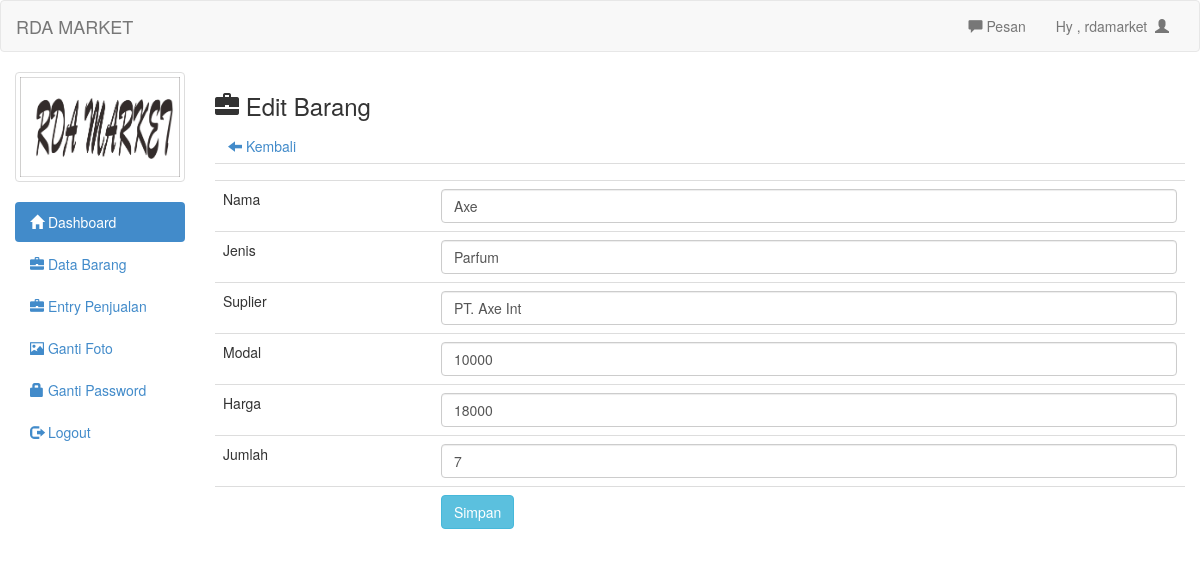
The app's page /admin/edit.php?id=64 (signed in) with its own data.
### tables this page shows
CREATE TABLE IF NOT EXISTS `barang` (
`id_barang` int(11) NOT NULL,
  `nama` text NOT NULL,
  `jenis` text NOT NULL,
  `suplier` text NOT NULL,
  `modal` int(11) NOT NULL,
  `harga` int(11) NOT NULL,
  `jumlah` int(11) NOT NULL,
  `sisa` int(11) NOT NULL
);

### admin/edit.php (the view)
<?php
include 'header.php';
?>
<h3><span class="glyphicon glyphicon-briefcase"></span>  Edit Barang</h3>
<a class="btn" href="barang.php"><span class="glyphicon glyphicon-arrow-left"></span>  Kembali</a>
<?php
$id_brg=mysql_real_escape_string($_GET['id']);
$det=mysql_query("select * from barang where id_barang='$id_brg'")or die(mysql_error());
while($d=mysql_fetch_array($det)){
?>
	<form action="update.php" method="post">
		<table class="table">
			<tr>
				<td></td>
				<td><input type="hidden" name="id_barang" value="<?php echo $d['id_barang'] ?>"></td>
			</tr>
			<tr>
				<td>Nama</td>
				<td><input type="text" class="form-control" name="nama" value="<?php echo $d['nama'] ?>"></td>
			</tr>
			<tr>
				<td>Jenis</td>
				<td><input type="text" class="form-control" name="jenis" value="<?php echo $d['jenis'] ?>"></td>
			</tr>
			<tr>
				<td>Suplier</td>
				<td><input type="text" class="form-control" name="suplier" value="<?php echo $d['suplier'] ?>"></td>
			</tr>
			<tr>
				<td>Modal</td>
				<td><input type="text" class="form-control" name="modal" value="<?php echo $d['modal'] ?>"></td>
			</tr>
			<tr>
				<td>Harga</td>
				<td><input type="text" class="form-control" name="harga" value="<?php echo $d['harga'] ?>"></td>
			</tr>
			<tr>
				<td>Jumlah</td>
				<td><input type="text" class="form-control" name="jumlah" value="<?php echo $d['jumlah'] ?>"></td>
			</tr>
			<tr>
				<td></td>
				<td><input type="submit" class="btn btn-info" value="Simpan"></td>
			</tr>
		</table>
	</form>
	<?php
}
?>
<?php include 'footer.php'; ?>

### admin/header.php (shortened to what this page needs)
<!DOCTYPE html>
<html>
<head>
	<link rel="stylesheet" type="text/css" href="../assets/css/bootstrap.css">
	<link rel="stylesheet" type="text/css" href="../assets/js/jquery-ui/jquery-ui.css">
</head>
<body>
	<div class="navbar navbar-default">
		<div class="container-fluid">
			<div class="navbar-header">
				<a href="http://www.rdamarket.com" class="navbar-brand">RDA MARKET</a>
			</div>
			<div class="collapse navbar-collapse">
				<ul class="nav navbar-nav navbar-right">
					<li><a id="pesan_sedia" href="#" data-toggle="modal" data-target="#modalpesan"><span class='glyphicon glyphicon-comment'></span>  Pesan</a></li>
					<li><a class="dropdown-toggle" data-toggle="dropdown" role="button" href="#">Hy , <?php echo $_SESSION['uname']  ?>&nbsp&nbsp<span class="glyphicon glyphicon-user"></span></a></li>
				</ul>
			</div>
		</div>
	</div>
	<div class="col-md-2">
		<div class="row">
			<?php
			$use=$_SESSION['uname'];
			$fo=mysql_query("select foto from admin where uname='$use'");
			while($f=mysql_fetch_array($fo)){
				?>
				<div class="col-xs-6 col-md-12">
					<a class="thumbnail">
						<img class="img-responsive" src="foto/<?php echo $f['foto']; ?>">
					</a>
				</div>
				<?php
			}
			?>
		</div>
		<ul class="nav nav-pills nav-stacked">
			<li class="active"><a href="index.php"><span class="glyphicon glyphicon-home"></span>  Dashboard</a></li>
			<li><a href="barang.php"><span class="glyphicon glyphicon-briefcase"></span>  Data Barang</a></li>
			<li><a href="barang_laku.php"><span class="glyphicon glyphicon-briefcase"></span>  Entry Penjualan</a></li>
			<li><a href="ganti_foto.php"><span class="glyphicon glyphicon-picture"></span>  Ganti Foto</a></li>
			<li><a href="ganti_pass.php"><span class="glyphicon glyphicon-lock"></span> Ganti Password</a></li>
			<li><a href="logout.php"><span class="glyphicon glyphicon-log-out"></span>  Logout</a></li>
		</ul>
	</div>
	<div class="col-md-10">

### records on screen
barang: nama "Axe", jenis "Parfum", suplier "PT. Axe Int", modal "10000", harga "18000", jumlah "7"

### other values on screen
$_SESSION['uname'] "rdamarket"
